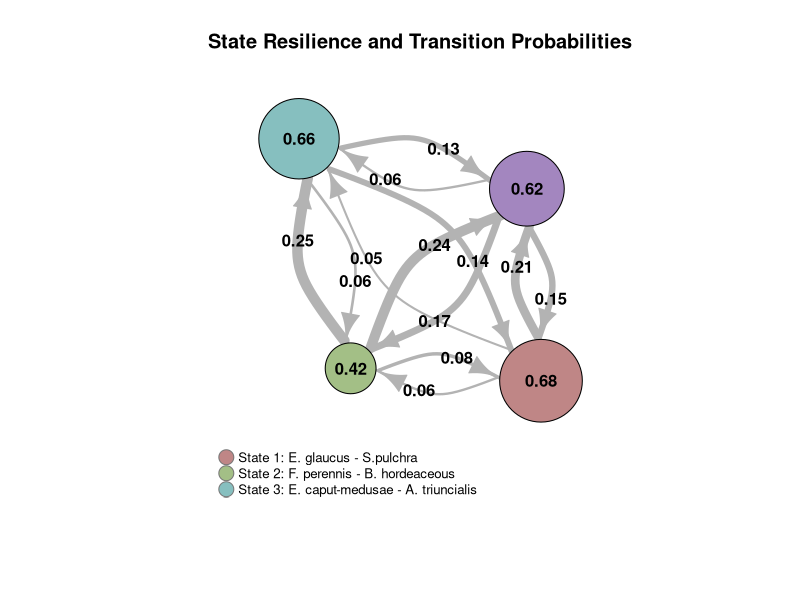

Recreate this plot in R.
## ---- chunk 1
library("tidyverse")
library("igraph")

ttable <- data.frame(A = c(95, 10, 25, 19),
                     B = c(8, 50, 11, 21),
                     C = c(7, 30, 115, 7),
                     D = c(29, 29, 22, 76),
                     row.names = c("A", "B", "C", "D")) %>%
  rownames_to_column("source")

edges = ttable %>% 
  gather(key = "target", value = "weight", -source) %>%
  group_by(source) %>%
  mutate(weight = weight / sum(weight)) %>%
  select(source, target, weight)

nodes = data.frame(node_id = c("A", "B", "C", "D"),
                   cluster = c("I", "haven't", "assigned", "yet"),
                   stability = diag(as.matrix(ttable[,c(2:5)])) / rowSums(as.matrix(ttable[,c(2:5)])))

net = graph_from_data_frame(d = edges, vertices = nodes, directed = TRUE)
net = simplify(net, remove.loops = T)

colors = rainbow(4, v = .75, s = .3)
V(net)$color = colors
E(net)$width <- E(net)$weight * 40
V(net)$size <- (V(net)$stability * 100)
V(net)$label <- round(V(net)$stability, 2)
V(net)$label.font=2
E(net)$label.font=2

graph_attr(net, "layout") <- layout_with_lgl

pdf("../figures/stm_graph.pdf", height = 7, width = 7)

plot(net, 
     edge.arrow.size = 1.5,
     edge.curved = .5,
     vertex.label.family = "sans",
     edge.label.family = "sans",
     edge.label.color = "black",
     vertex.label.color = "black",
     edge.label = round(E(net)$weight, 2),
     margin = c(.5,.1,0,.1),
     edge.color = "grey70",
     main = "State Resilience and Transition Probabilities",
     cex = 1.25)

legend(x=-1.7, y=-1.5, c("State 1: E. glaucus - S.pulchra", 
                         "State 2: F. perennis - B. hordeaceous", 
                         "State 3: E. caput-medusae - A. triuncialis", 
                         "State 4: A. fatua - B. diandrus"), pch=21,
       col="#777777", 
       pt.bg=colors, pt.cex=2, cex=.8, bty="n", ncol=1)

dev.off()
